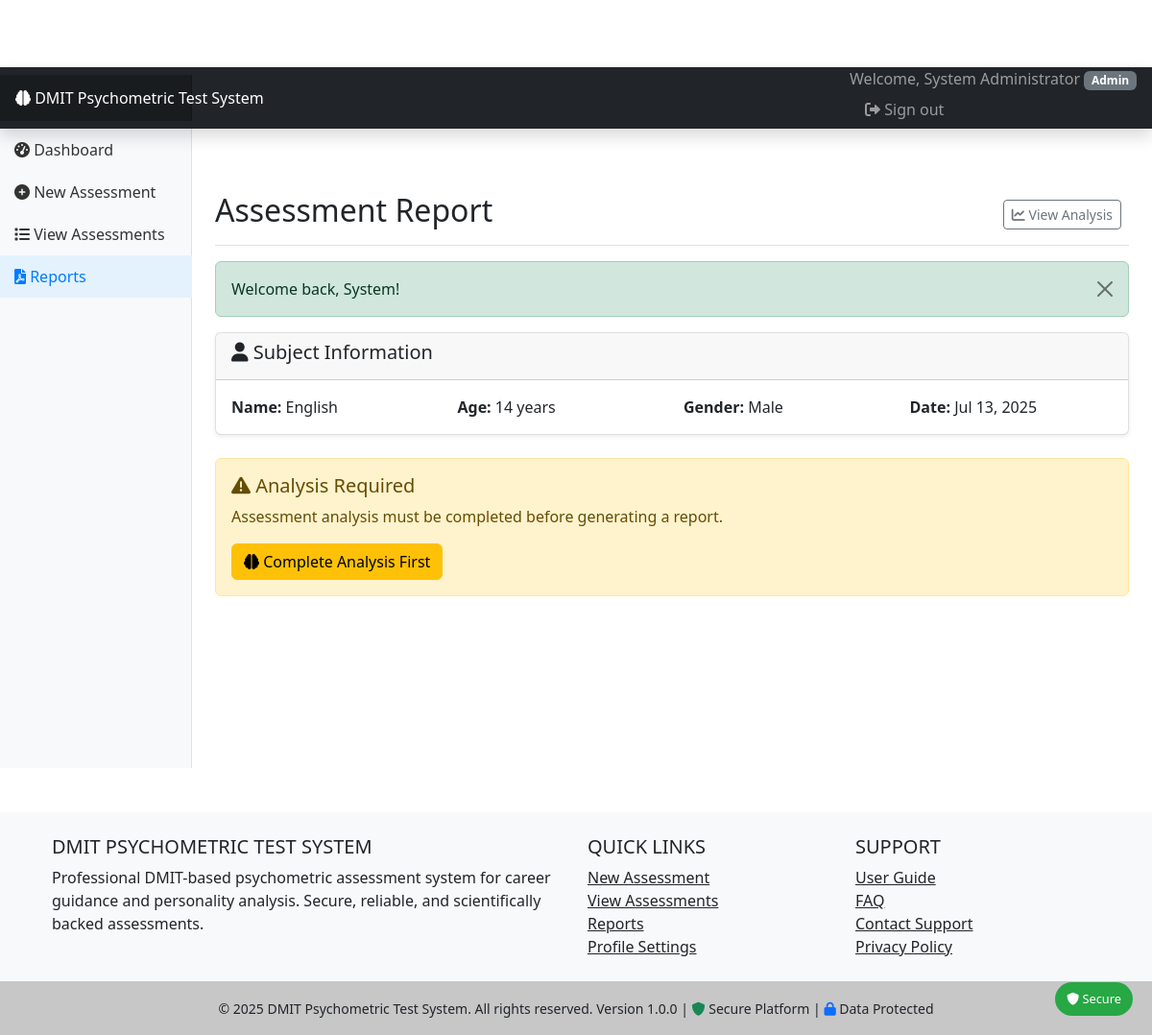
The app's page /assessments/report.php?id=2 (signed in) with its own data.
### tables this page shows
CREATE TABLE `assessment_subjects` (
  `id` int(11) NOT NULL,
  `user_id` int(11) NOT NULL,
  `subject_name` varchar(100) NOT NULL,
  `date_of_birth` date NOT NULL,
  `gender` enum('male','female','other') NOT NULL,
  `age_at_assessment` int(11) NOT NULL,
  `parent_name` varchar(100) DEFAULT NULL,
  `contact_email` varchar(100) DEFAULT NULL,
  `contact_phone` varchar(15) DEFAULT NULL,
  `school_name` varchar(100) DEFAULT NULL,
  `grade_class` varchar(20) DEFAULT NULL,
  `created_at` timestamp NULL DEFAULT current_timestamp(),
  `updated_at` timestamp NULL DEFAULT current_timestamp() ON UPDATE current_timestamp()
);

### assessments/report.php (the view, shortened to what this page needs)
<?php
require_once '../config/config.php';
$subjectId = $_GET['id'] ?? 0;
try {
    $database = new Database();
    $conn = $database->getConnection();
    $stmt = $conn->prepare("
        SELECT * FROM assessment_subjects
        WHERE id = ? AND (user_id = ? OR ? = 'admin')
    ");
    $stmt->execute([$subjectId, $_SESSION['user_id'], $_SESSION['user_role']]);
    $subject = $stmt->fetch();
} catch (Exception $e) {
    redirect('list.php', 'Error loading assessment subject.', 'error');
}
try {
    $stmt = $conn->prepare("SELECT COUNT(*) as count FROM intelligence_scores WHERE subject_id = ?");
    $stmt->execute([$subjectId]);
    $analysisComplete = $stmt->fetch()['count'] > 0;
} catch (Exception $e) {
    error_log("Error loading report data: " . $e->getMessage());
    $reportData = null;
    $analysisComplete = false;
}
include '../includes/header.php';
?>
<div class="container-fluid" style="margin-top: 0 !important; padding-top: 20px !important;">
    <div class="row">
        <nav class="col-md-3 col-lg-2 d-md-block bg-light sidebar">
            <div class="position-sticky pt-3">
                <ul class="nav flex-column">
                    <li class="nav-item">
                        <a class="nav-link" href="../index.php">
                            <i class="fas fa-tachometer-alt"></i> Dashboard
                        </a>
                    </li>
                    <li class="nav-item">
                        <a class="nav-link" href="new.php">
                            <i class="fas fa-plus-circle"></i> New Assessment
                        </a>
                    </li>
                    <li class="nav-item">
                        <a class="nav-link" href="list.php">
                            <i class="fas fa-list"></i> View Assessments
                        </a>
                    </li>
                    <li class="nav-item">
                        <a class="nav-link active" href="list.php">
                            <i class="fas fa-file-pdf"></i> Reports
                        </a>
                    </li>
                </ul>
            </div>
        </nav>
        <main class="col-md-9 ms-sm-auto col-lg-10 px-md-4 main-content" style="margin-top: 0 !important; padding-top: 30px !important;">
            <div class="d-flex justify-content-between flex-wrap flex-md-nowrap align-items-center pt-3 pb-2 mb-3 border-bottom">
                <h1 class="h2">Assessment Report</h1>
                <div class="btn-toolbar mb-2 mb-md-0">
                    <a href="analysis.php?id=<?php echo $subjectId; ?>" class="btn btn-sm btn-outline-secondary me-2">
                        <i class="fas fa-chart-line"></i> View Analysis
                    </a>
                </div>
            </div>
            <div class="card mb-4">
                <div class="card-header">
                    <h5><i class="fas fa-user"></i> Subject Information</h5>
                </div>
                <div class="card-body">
                    <div class="row">
                        <div class="col-md-3"><strong>Name:</strong> <?php echo htmlspecialchars($subject['subject_name']); ?></div>
                        <div class="col-md-3"><strong>Age:</strong> <?php echo $subject['age_at_assessment']; ?> years</div>
                        <div class="col-md-3"><strong>Gender:</strong> <?php echo ucfirst($subject['gender']); ?></div>
                        <div class="col-md-3"><strong>Date:</strong> <?php echo formatDate($subject['created_at'], 'M d, Y'); ?></div>
                    </div>
                </div>
            </div>
            <?php if (!$analysisComplete): ?>
                <div class="alert alert-warning">
                    <h5><i class="fas fa-exclamation-triangle"></i> Analysis Required</h5>
                    <p>Assessment analysis must be completed before generating a report.</p>
                    <a href="analysis.php?id=<?php echo $subjectId; ?>" class="btn btn-warning">
                        <i class="fas fa-brain"></i> Complete Analysis First
                    </a>
                </div>
            <?php endif; ?>
        </main>
    </div>
</div>
<?php include '../includes/footer.php'; ?>

### includes/header.php (style rules this page uses)
.sidebar { position: fixed; top: 0; bottom: 0; left: 0; z-index: 100; padding: 48px 0 0; box-shadow: inset -1px 0 0 rgba(0, 0, 0, .1); }
.sidebar .nav-link { font-weight: 500; color: #333; padding: 10px 15px; }
.sidebar .nav-link.active { color: #007bff; background-color: #e3f2fd; }
.main-content { margin-top: 0; min-height: calc(100vh - 156px); padding-bottom: 100px; }
.card { box-shadow: 0 0.125rem 0.25rem rgba(0, 0, 0, 0.075); border: 1px solid rgba(0, 0, 0, 0.125); }
.alert { border-radius: 0.375rem; }

### assessments/report.php (style rules this page uses)
body { padding-top: 70px !important; }
.container-fluid { margin-top: 0 !important; padding-top: 20px !important; }
.sidebar { top: 70px !important; height: calc(100vh - 70px) !important; overflow-y: auto !important; position: fixed !important; }
.main-content { margin-top: 0 !important; padding-top: 20px !important; min-height: calc(100vh - 156px) !important; padding-bottom: 100px !important; }
body { padding-top: 70px !important; margin-top: 0 !important; }
.main-content { margin-top: 0 !important; padding-top: 30px !important; }
.sidebar { top: 70px !important; height: calc(100vh - 70px) !important; }

### records on screen
assessment_subjects: subject_name "English", age_at_assessment "14", gender "Male", created_at "Jul 13, 2025"

### other values on screen
APP_NAME "DMIT Psychometric Test System"
$_SESSION['user_name'] "System Administrator"
$_SESSION['user_role'] "Admin"
$message "Welcome back, System!"
APP_NAME "DMIT PSYCHOMETRIC TEST SYSTEM"
APP_VERSION "1.0.0"
